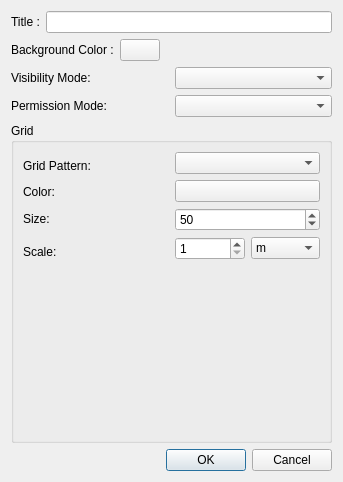
<?xml version="1.0" encoding="UTF-8"?>
<ui version="4.0">
 <class>MapWizzardDialog</class>
 <widget class="QDialog" name="MapWizzardDialog">
  <property name="geometry">
   <rect>
    <x>0</x>
    <y>0</y>
    <width>343</width>
    <height>482</height>
   </rect>
  </property>
  <property name="windowTitle">
   <string>Map Wizzard</string>
  </property>
  <property name="styleSheet">
   <string notr="true"/>
  </property>
  <property name="locale">
   <locale language="English" country="UnitedStates"/>
  </property>
  <layout class="QVBoxLayout" name="verticalLayout">
   <item>
    <layout class="QHBoxLayout" name="horizontalLayout">
     <item>
      <widget class="QLabel" name="m_titleLabel">
       <property name="locale">
        <locale language="English" country="UnitedStates"/>
       </property>
       <property name="text">
        <string>Title :</string>
       </property>
       <property name="buddy">
        <cstring>m_titleLineedit</cstring>
       </property>
      </widget>
     </item>
     <item>
      <widget class="QLineEdit" name="m_titleLineedit"/>
     </item>
    </layout>
   </item>
   <item>
    <layout class="QHBoxLayout" name="horizontalLayout_2">
     <item>
      <widget class="QLabel" name="m_colorLabel">
       <property name="locale">
        <locale language="English" country="UnitedStates"/>
       </property>
       <property name="text">
        <string>Background Color :</string>
       </property>
       <property name="buddy">
        <cstring>m_colorButton</cstring>
       </property>
      </widget>
     </item>
     <item>
      <widget class="ColorButton" name="m_colorButton">
       <property name="autoFillBackground">
        <bool>false</bool>
       </property>
       <property name="styleSheet">
        <string notr="true"/>
       </property>
       <property name="locale">
        <locale language="English" country="UnitedStates"/>
       </property>
       <property name="text">
        <string/>
       </property>
       <property name="flat">
        <bool>false</bool>
       </property>
      </widget>
     </item>
     <item>
      <spacer name="horizontalSpacer_2">
       <property name="orientation">
        <enum>Qt::Horizontal</enum>
       </property>
       <property name="sizeHint" stdset="0">
        <size>
         <width>40</width>
         <height>20</height>
        </size>
       </property>
      </spacer>
     </item>
    </layout>
   </item>
   <item>
    <layout class="QHBoxLayout" name="horizontalLayout_3" stretch="0,0">
     <item>
      <widget class="QLabel" name="label_6">
       <property name="text">
        <string>Visibility Mode:</string>
       </property>
      </widget>
     </item>
     <item>
      <widget class="QComboBox" name="m_visibilityComboBox"/>
     </item>
    </layout>
   </item>
   <item>
    <layout class="QHBoxLayout" name="horizontalLayout_8">
     <item>
      <widget class="QLabel" name="label_5">
       <property name="text">
        <string>Permission Mode:</string>
       </property>
      </widget>
     </item>
     <item>
      <widget class="QComboBox" name="m_permissionComboBox"/>
     </item>
    </layout>
   </item>
   <item>
    <widget class="QGroupBox" name="groupBox_3">
     <property name="title">
      <string>Grid</string>
     </property>
     <layout class="QHBoxLayout" name="horizontalLayout_6">
      <item>
       <layout class="QVBoxLayout" name="verticalLayout_3">
        <item>
         <widget class="QLabel" name="label">
          <property name="sizePolicy">
           <sizepolicy hsizetype="Preferred" vsizetype="Preferred">
            <horstretch>0</horstretch>
            <verstretch>0</verstretch>
           </sizepolicy>
          </property>
          <property name="minimumSize">
           <size>
            <width>0</width>
            <height>27</height>
           </size>
          </property>
          <property name="maximumSize">
           <size>
            <width>16777215</width>
            <height>27</height>
           </size>
          </property>
          <property name="text">
           <string>Grid Pattern:</string>
          </property>
         </widget>
        </item>
        <item>
         <widget class="QLabel" name="label_4">
          <property name="text">
           <string>Color:</string>
          </property>
         </widget>
        </item>
        <item>
         <widget class="QLabel" name="label_2">
          <property name="minimumSize">
           <size>
            <width>0</width>
            <height>27</height>
           </size>
          </property>
          <property name="text">
           <string>Size:</string>
          </property>
         </widget>
        </item>
        <item>
         <widget class="QLabel" name="label_3">
          <property name="minimumSize">
           <size>
            <width>0</width>
            <height>27</height>
           </size>
          </property>
          <property name="text">
           <string>Scale:</string>
          </property>
         </widget>
        </item>
        <item>
         <spacer name="verticalSpacer_3">
          <property name="orientation">
           <enum>Qt::Vertical</enum>
          </property>
          <property name="sizeHint" stdset="0">
           <size>
            <width>20</width>
            <height>40</height>
           </size>
          </property>
         </spacer>
        </item>
       </layout>
      </item>
      <item>
       <layout class="QVBoxLayout" name="verticalLayout_2">
        <item>
         <widget class="QComboBox" name="m_gridPattern">
          <property name="minimumSize">
           <size>
            <width>0</width>
            <height>0</height>
           </size>
          </property>
         </widget>
        </item>
        <item>
         <widget class="ColorButton" name="m_gridColorBtn">
          <property name="text">
           <string/>
          </property>
         </widget>
        </item>
        <item>
         <widget class="QSpinBox" name="m_sizeGrid">
          <property name="minimum">
           <number>1</number>
          </property>
          <property name="maximum">
           <number>200</number>
          </property>
          <property name="value">
           <number>50</number>
          </property>
         </widget>
        </item>
        <item>
         <layout class="QHBoxLayout" name="horizontalLayout_5">
          <item>
           <widget class="QSpinBox" name="m_scaleOfGrid">
            <property name="minimum">
             <number>1</number>
            </property>
            <property name="maximum">
             <number>999</number>
            </property>
           </widget>
          </item>
          <item>
           <widget class="QComboBox" name="m_unitPattern">
            <item>
             <property name="text">
              <string>m</string>
             </property>
            </item>
            <item>
             <property name="text">
              <string>km</string>
             </property>
            </item>
            <item>
             <property name="text">
              <string>cm</string>
             </property>
            </item>
            <item>
             <property name="text">
              <string>mile</string>
             </property>
            </item>
            <item>
             <property name="text">
              <string>yard</string>
             </property>
            </item>
            <item>
             <property name="text">
              <string>inch</string>
             </property>
            </item>
            <item>
             <property name="text">
              <string>foot</string>
             </property>
            </item>
            <item>
             <property name="text">
              <string>px</string>
             </property>
            </item>
           </widget>
          </item>
         </layout>
        </item>
        <item>
         <spacer name="verticalSpacer_2">
          <property name="orientation">
           <enum>Qt::Vertical</enum>
          </property>
          <property name="sizeHint" stdset="0">
           <size>
            <width>20</width>
            <height>40</height>
           </size>
          </property>
         </spacer>
        </item>
       </layout>
      </item>
     </layout>
    </widget>
   </item>
   <item>
    <layout class="QHBoxLayout" name="horizontalLayout_10">
     <item>
      <spacer name="horizontalSpacer">
       <property name="orientation">
        <enum>Qt::Horizontal</enum>
       </property>
       <property name="sizeHint" stdset="0">
        <size>
         <width>228</width>
         <height>20</height>
        </size>
       </property>
      </spacer>
     </item>
     <item>
      <widget class="QDialogButtonBox" name="buttonBox">
       <property name="orientation">
        <enum>Qt::Horizontal</enum>
       </property>
       <property name="standardButtons">
        <set>QDialogButtonBox::Cancel|QDialogButtonBox::Ok</set>
       </property>
       <property name="centerButtons">
        <bool>true</bool>
       </property>
      </widget>
     </item>
    </layout>
   </item>
  </layout>
 </widget>
 <customwidgets>
  <customwidget>
   <class>ColorButton</class>
   <extends>QPushButton</extends>
   <header>common/widgets/colorbutton.h</header>
  </customwidget>
 </customwidgets>
 <resources/>
 <connections>
  <connection>
   <sender>buttonBox</sender>
   <signal>accepted()</signal>
   <receiver>MapWizzardDialog</receiver>
   <slot>accept()</slot>
   <hints>
    <hint type="sourcelabel">
     <x>308</x>
     <y>314</y>
    </hint>
    <hint type="destinationlabel">
     <x>157</x>
     <y>274</y>
    </hint>
   </hints>
  </connection>
  <connection>
   <sender>buttonBox</sender>
   <signal>rejected()</signal>
   <receiver>MapWizzardDialog</receiver>
   <slot>reject()</slot>
   <hints>
    <hint type="sourcelabel">
     <x>376</x>
     <y>320</y>
    </hint>
    <hint type="destinationlabel">
     <x>286</x>
     <y>274</y>
    </hint>
   </hints>
  </connection>
 </connections>
</ui>
